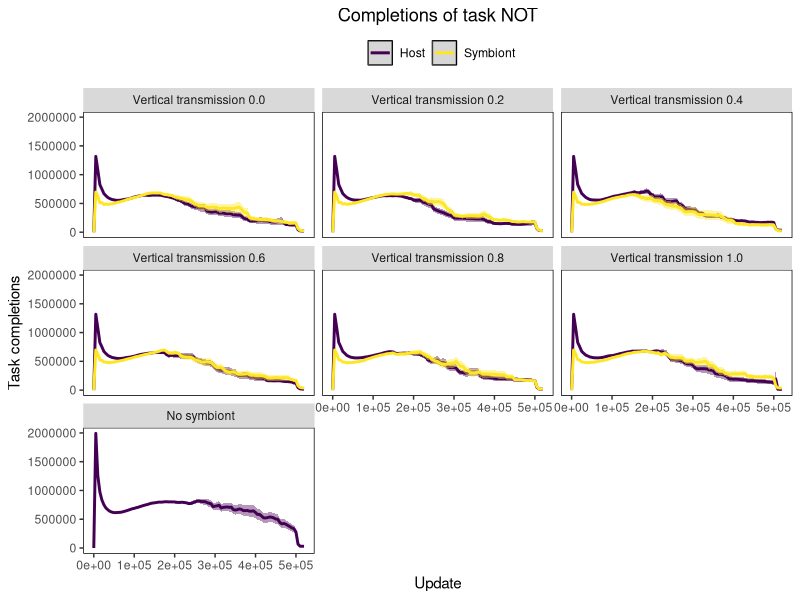
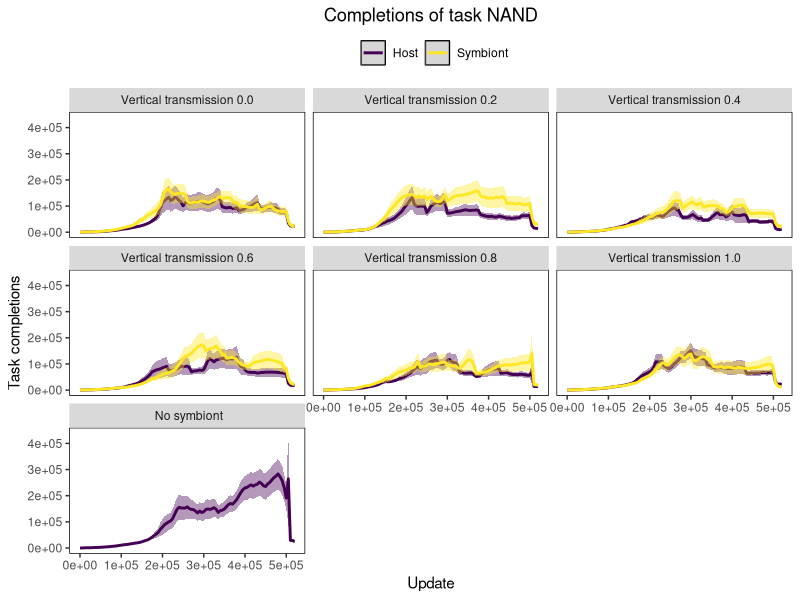
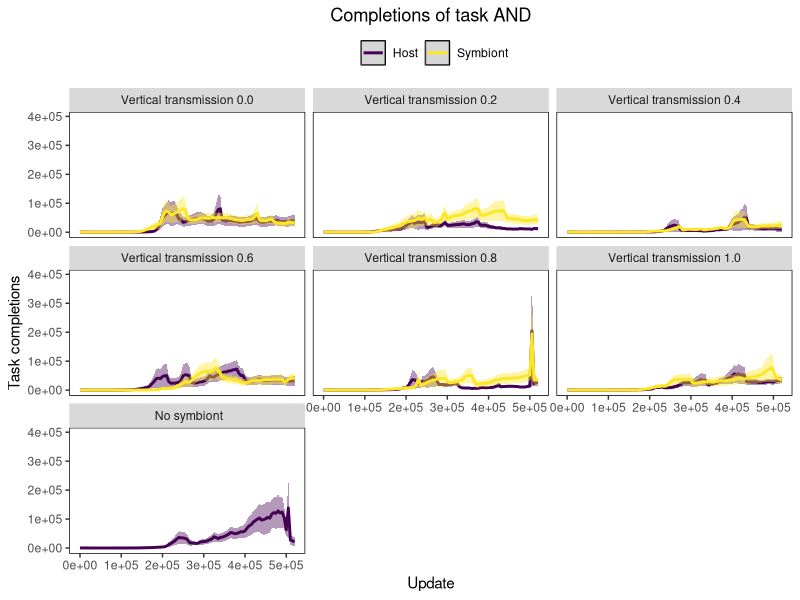
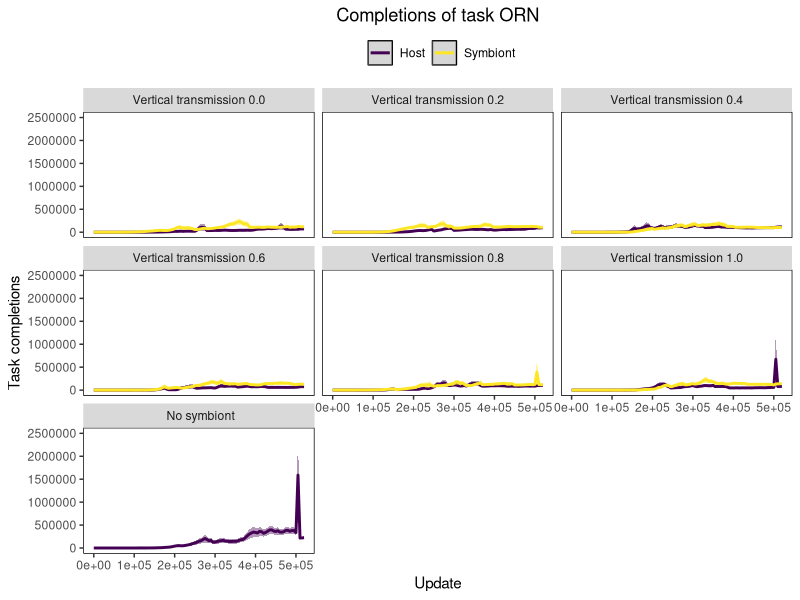
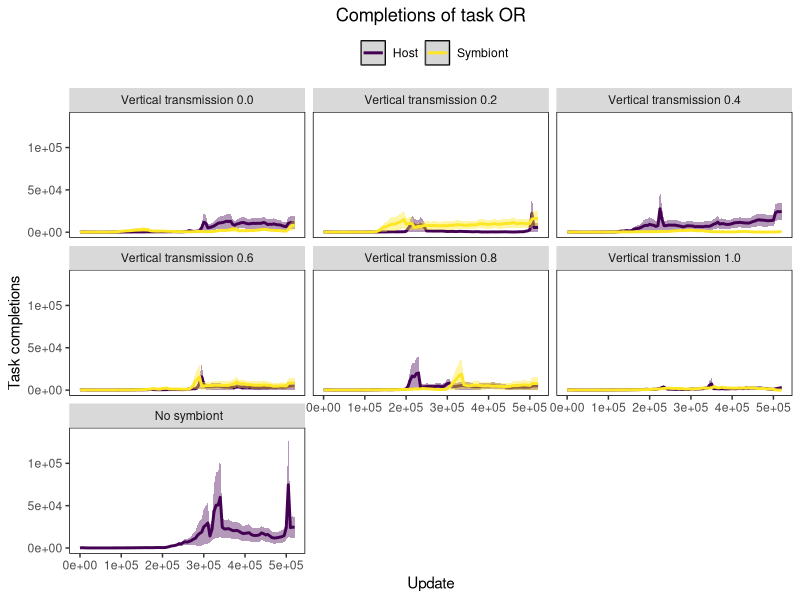
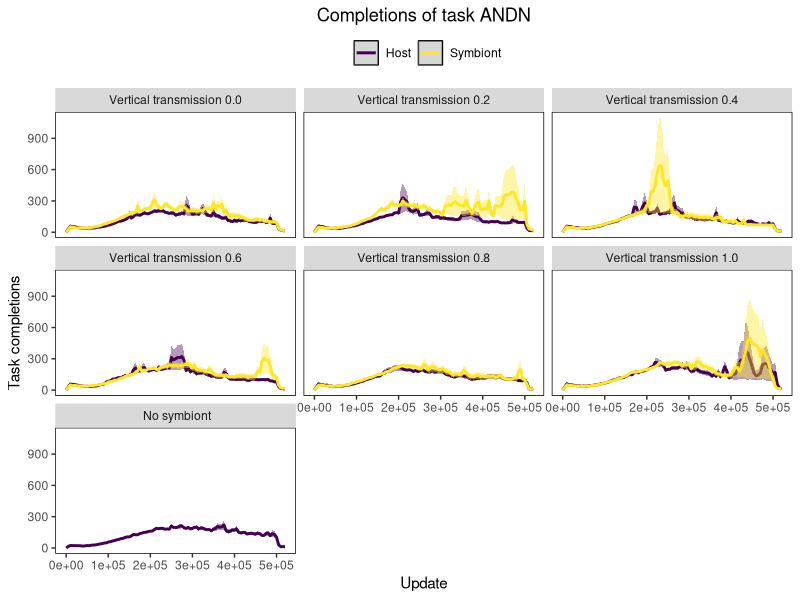
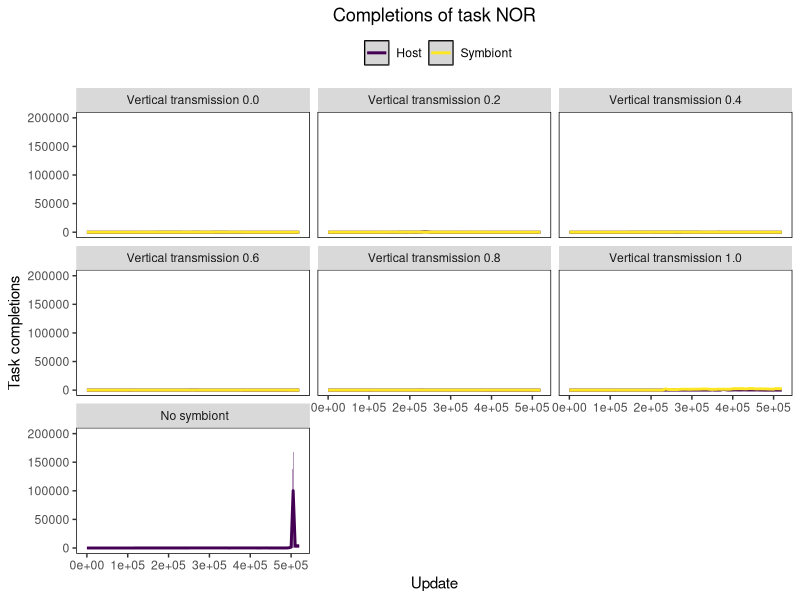
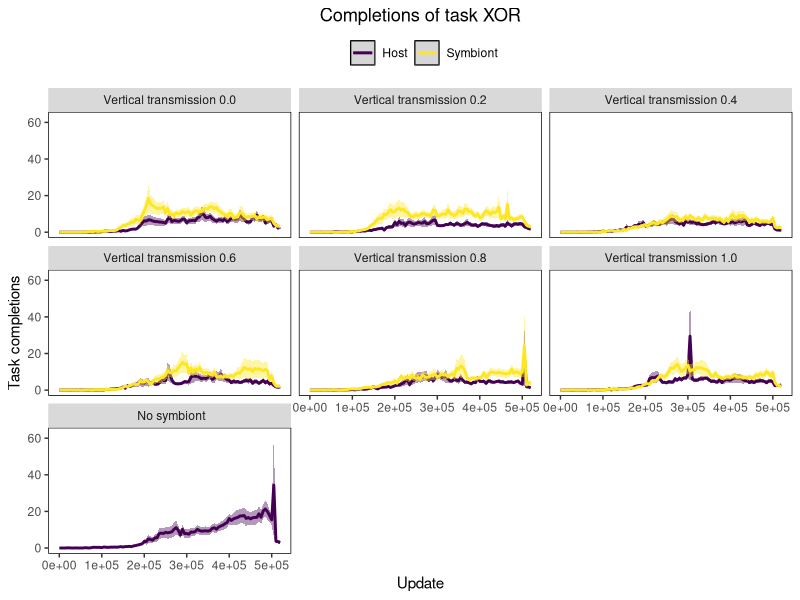

The R script that drew these images, in order:
library(ggplot2)
library(viridis)
library(reshape2)
library(gridExtra)

pdf("OverTime.pdf")

#Set your working directory to the Analysis folder for your project

#Read in the data
initial_data <- read.csv("munged_tasks.csv", h=T)
#initial_data[initial_data$vert == "No symbiont", c("vert", "partner")] <- list("", "nosym")

tasks <- c("NOT", "NAND", "AND", "ORN", "OR", "ANDN", "NOR", "XOR", "EQU")
task_columns <- lapply(tasks, function(x) paste0("task_", x))
task_map <- tasks
names(task_map) <- task_columns

vt_label = function(l) {
    l$vert <- lapply(l$vert, function(x) paste(if (x == "No symbiont") { "" } else { "Vertical transmission" }, x))
    l
}

task_data <- melt(initial_data, id.vars=c("update", "vert", "partner"), measure.vars=task_columns)
for (t in task_columns) {
    print(ggplot(data=subset(task_data, variable==t), aes(x=update, y=value, color=partner, fill=partner)) +
        stat_summary(fun.data="mean_se", geom=c("smooth"), se=TRUE) +
        ylab("Task completions") +
    	xlab("Update") +
    	ggtitle(paste("Completions of task", task_map[t])) +
    	theme(panel.background = element_rect(fill='white', colour='black')) +
    	theme(panel.grid.major = element_blank(), panel.grid.minor = element_blank(), legend.position='top', plot.title=element_text(hjust=0.5)) +
    	guides(fill="none") +
    	scale_color_manual(name="", values=viridis(2), guide=guide_legend(direction='horizontal'), breaks=c("host", "symbiont"), labels=c("Host", "Symbiont")) +
        scale_fill_manual(values=viridis(2), breaks=c("host", "symbiont")) +
    	#scale_y_continuous(trans='log10') +
    	facet_wrap(~vert, labeller=vt_label)
    	)
}

donated_data <- melt(subset(initial_data, partner=="symbiont"), id.vars=c("update","vert"), measure.vars=c("earned", "donated"))
ggplot(data=donated_data, aes(x=update, y=value, color=variable, fill=variable)) +
    stat_summary(fun.data="mean_se", geom=c("smooth"), se=TRUE) +
    ylab("Total resources") +
    ggtitle("Symbiont resources earned and donated") +
	xlab("Update") +
	theme(panel.background = element_rect(fill='white', colour='black')) +
	theme(panel.grid.major = element_blank(), panel.grid.minor = element_blank(), legend.position='top', plot.title=element_text(hjust=0.5)) +
	guides(fill="none") +
	scale_color_manual(name="", values=viridis(2), guide=guide_legend(direction='horizontal'), breaks=c("earned", "donated"), labels=c("Symbiont earned resources", "Symbiont donated resources")) +
    scale_fill_manual(values=viridis(2), breaks=c("earned", "donated")) +
    facet_wrap(~vert, labeller=vt_label)
ggplot(data=subset(initial_data, partner=="symbiont"), aes(x=update, y=donate_calls)) +
    stat_summary(fun.data="mean_se", geom=c("smooth"), se=TRUE) +
    ggtitle("Total times symbionts ran the donate instruction") +
    ylab("Times donated") +
	xlab("Update") +
	theme(panel.background = element_rect(fill='white', colour='black')) +
	theme(panel.grid.major = element_blank(), panel.grid.minor = element_blank(), legend.position='top', plot.title=element_text(hjust=0.5)) +
	guides(fill="none") +
    facet_wrap(~vert, labeller=vt_label)
ggplot(data=subset(initial_data, partner=="symbiont" & is.finite(mutualism)), aes(x=factor(as.character(vert), levels=unique(vert)), y=mutualism)) +
	geom_boxplot(alpha=0.5, outlier.size=0.5) +
    ggtitle("Average mutualism in the dominant host") +
    ylab("Mutualism") +
    ylim(-1, 1) +
	xlab("Vertical transmission rate") +
	theme(panel.background = element_rect(fill='white', colour='black')) +
	theme(panel.grid.major = element_blank(), panel.grid.minor = element_blank(), legend.position='top', plot.title=element_text(hjust=0.5)) +
	guides(fill="none")# +
	#scale_color_manual(name="", values=viridis(2), guide=guide_legend(direction='horizontal'), breaks=c("earned", "donated"), labels=c("Symbiont earned resources", "Symbiont donated resources"))
#grid.arrange(a, arrangeGrob(b, c, ncol=2), nrow=2 )

warnings()
